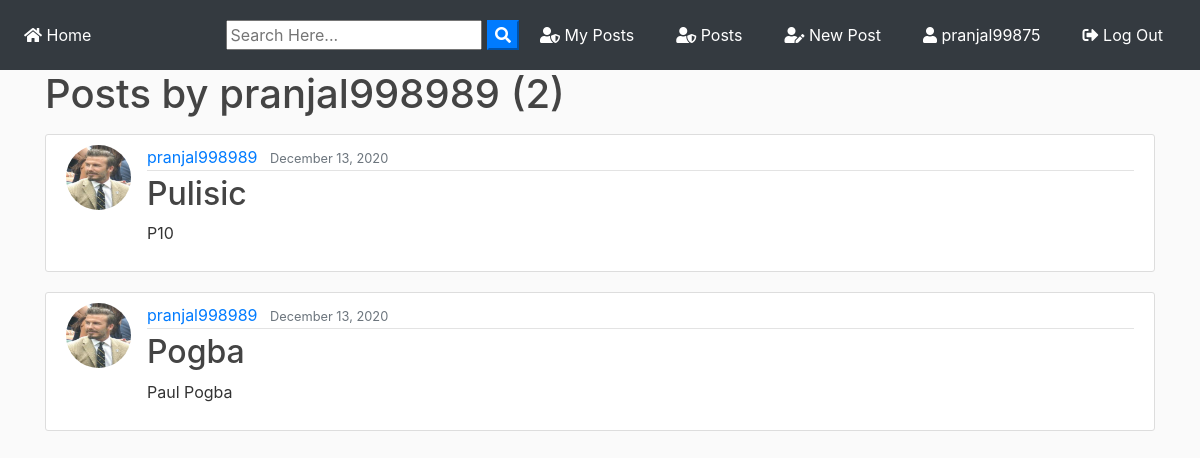
Screenshot of /user/pranjal998989 (signed in) with the database file from the repository.
### blog/models.py (models this page shows, shortened)
class Post(models.Model):
	title = models.CharField(max_length=100)
	file = models.FileField(null=True,blank=True,upload_to='Files')
	content = models.TextField()
	date_posted = models.DateTimeField(default=timezone.now)
	author = models.ForeignKey(User, on_delete=models.CASCADE)
	private = models.BooleanField()

### users/models.py (models this page shows, shortened)
class Profile(models.Model):
    user = models.OneToOneField(User, on_delete=models.CASCADE)
    image = models.ImageField(default='default.jpg', upload_to='profile_pics')

### blog/views.py (the view)
# urls.py: path('user/<str:username>', UserPostListView.as_view(), name='user-posts'),
class UserPostListView(ListView):
    model = Post
    template_name = 'blog/user_posts.html'  # <app>/<model>_<viewtype>.html
    context_object_name = 'posts'
    paginate_by = 2
    def get_queryset(self):
        user = get_object_or_404(User, username=self.kwargs.get('username'))
        return Post.objects.filter(author=user).order_by('-date_posted')

### blog/templates/blog/user_posts.html (shortened to what this page needs)
{% extends "blog/base.html" %}
{% block content %}
    <h1 class="mb-3">Posts by {{ view.kwargs.username }} ({{ page_obj.paginator.count }})</h1>
    {% for post in posts %}
        <article class="media content-section">
          <img class="rounded-circle article-img" src="{{ post.author.profile.image.url }}">
          <div class="media-body">
            <div class="article-metadata">
              <a class="mr-2" href="{% url 'user-posts' post.author.username %}">{{ post.author }}</a>
              <small class="text-muted">{{ post.date_posted|date:"F d, Y" }}</small>
            </div>
            <h2><a class="article-title" href="{% url 'post-detail' post.id %}">{{ post.title }}</a></h2>
            <p class="article-content">{{ post.content }}</p>
          </div>
        </article>
    {% endfor %}
{% endblock content %}

### blog/templates/blog/base.html (shortened to what this page needs)
{% load static %}
<!doctype html>
<html lang="en">
  <head>
    <link rel="stylesheet" href="https://stackpath.bootstrapcdn.com/bootstrap/4.3.1/css/bootstrap.min.css">
    <link rel="stylesheet" href="https://use.fontawesome.com/releases/v5.8.1/css/all.css" >
    <link rel="stylesheet" href="{% static 'blog/main.css' %}">
</head>
  <body>
        <nav class="navbar navbar-expand-lg navbar-dark bg-dark">
                <div class="collapse navbar-collapse" id="navbarSupportedContent">
                  <ul class="navbar-nav mr-auto">
                    <li class="nav-item active">
                      <a class="nav-link" href="{% url 'blog-home' %}"><i class="fas fa-home"></i> Home <span class="sr-only">(current)</span></a>
                    </li>
                  </ul>
                  <form id="searchform" action="{% url 'search' %}" method="get">
                  <input type="text" name="q" type="text" value="{{ request.GET.q }}" placeholder="Search Here..." />
                  <button type="button" onclick="searchform.submit()" class=" text-white my-color btn-primary"><i class="fa fa-search"></i></button>
                  </form>
                    {% if user.is_authenticated %}
                    <a href="{% url 'user-posts' user %}" class="btn text-white m-2"><i class="fas fa-user-shield"></i> My Posts</a>
                    <a href="{% url 'blog-home' %}" class="btn text-white m-2"><i class="fas fa-user-shield"></i> Posts</a>
                    <a href="{% url 'post-create' %} " class="btn text-white m-2"><i class="fas fa-user-edit"></i> New Post</a>
                    <a href="{% url 'profile' %} " class="btn text-white m-2"><i class="fas fa-user"></i> {{ user.username }}</a>
                    <a href="{% url 'logout' %} " class="btn text-white m-2"><i class="fas fa-sign-out-alt"></i> Log Out</a>
                    {% else %}
                    <a href="{% url 'login' %} " class="btn text-white m-2"><i class="fas fa-user-tie"></i> Log In</a>
                    <a href="{% url 'register' %} " class="btn text-white m-2"> <i class="fas fa-sign-in-alt"></i> Sign Up</a>
                    {% endif %}
                </div>
              </nav>
      <div class="container my-bg">
    {% block content %}
    {% endblock  %}
</div>
  </body>
</html>

### blog/static/blog/main.css (style rules this page uses)
body { background: #fafafa; color: #333333; margin-top: 0; }
h1, h2, h3, h4, h5, h6 { color: #444444; }
ul { margin: 0; }
.content-section { background: #ffffff; padding: 10px 20px; border: 1px solid #dddddd; border-radius: 3px; margin-bottom: 20px; }
.article-title { color: #444444; }
.article-content { white-space: pre-line; }
.article-img { height: 65px; width: 65px; margin-right: 16px; }
.article-metadata { padding-bottom: 1px; margin-bottom: 4px; border-bottom: 1px solid #e3e3e3 }

### rows the page displays
Post: author.profile.image (picture), author "pranjal998989", date_posted "December 13, 2020", title "Pulisic", content "P10"
Post: author.profile.image (picture), author "pranjal998989", date_posted "December 13, 2020", title "Pogba", content "Paul Pogba"

### other values shown
{{ user.username }} "pranjal99875"
{{ view.kwargs.username }} "pranjal998989"
{{ page_obj.paginator.count }} "2"
